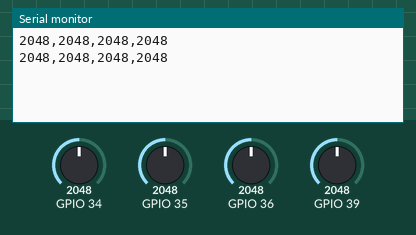
Simulated run of this sketch. Board: ESP32. On the bench: the last lines printed to the serial monitor. Inputs (shaded band) come from the test bench; at power-on: GPIO 34 = 2048, GPIO 35 = 2048, GPIO 36 = 2048, GPIO 39 = 2048.

Above: at 5.0 s.
5.1 s: GPIO 34 set to 1960
At 7.8 s:
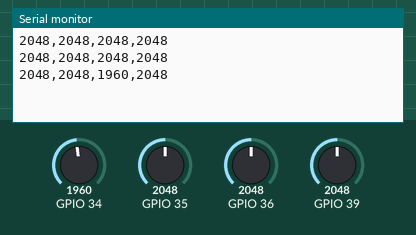
8.2 s: GPIO 35 set to 1960
At 9.4 s:
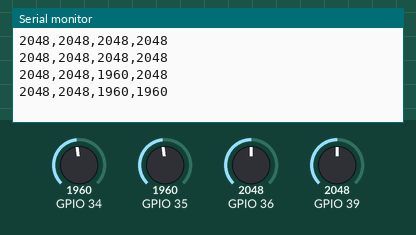
11.3 s: GPIO 36 set to 1960
At 13.9 s:
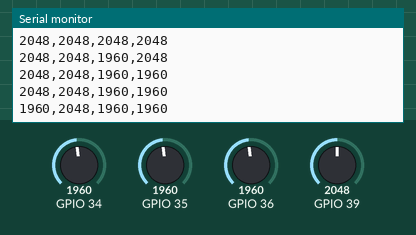
14.4 s: GPIO 39 set to 1960
At 15.5 s:
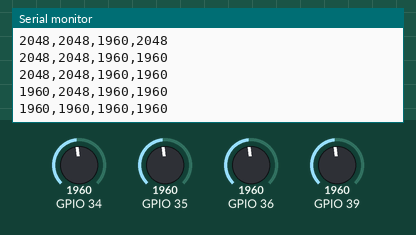
17.5 s: GPIO 34 set to 2040
At 20.0 s:
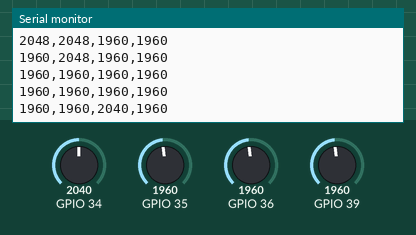
20.6 s: GPIO 35 set to 2040
At 21.6 s:
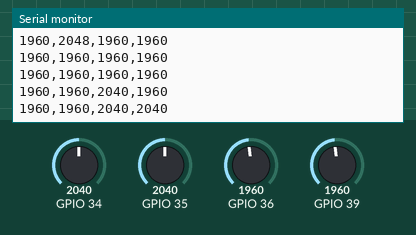
Timing chart, 0 to 23.6 s (numbered marks = the images above; inputs shaded):
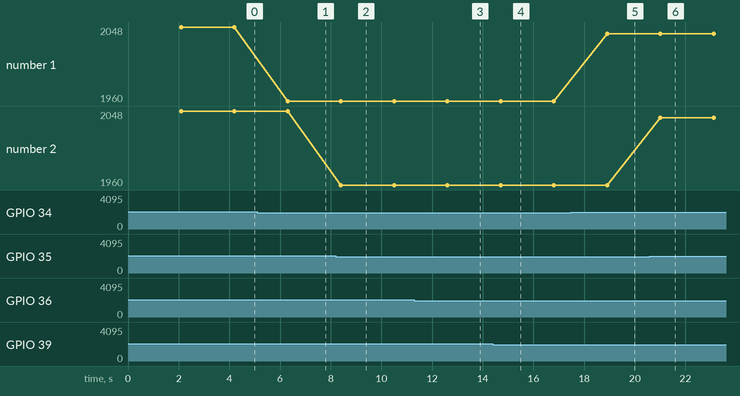

Measured:
- after the input at 5.1 s, the serial monitor: prints a new line after 1.2 s (image 1)
- after the input at 8.2 s, the serial monitor: prints a new line after 0.20 s (image 2)
- after the input at 11.3 s, the serial monitor: prints a new line after 1.3 s (image 3)
- after the input at 14.4 s, the serial monitor: prints a new line after 0.31 s (image 4)
- after the input at 17.5 s, the serial monitor: prints a new line after 1.4 s (image 5)
- after the input at 20.6 s, the serial monitor: prints a new line after 0.41 s (image 6)
- plotted number 1: 2048 → 1960 after the input at 5.1 s, 1960 → 2040 after the input at 17.5 s

The sketch:

Moisture_Experiment_calibration_esp2.ino
```cpp
/*
 *   DHT12
 *  esp32 implicit read on second i2c channel
 *  by Mischianti Renzo <http://www.mischianti.org>
 *
 *  https://www.mischianti.org/2019/01/01/dht12-library-en/
 *
 *
 * DHT12      ----- esp32
 * SDA        ----- 21
 * SCL        ----- 22
 *
 */

#include "Arduino.h"
#include "Wire.h"
//#include <DHT12.h>

// Instantiate Wire for generic use at 400kHz
TwoWire I2Cone = TwoWire(0);
// Instantiate Wire for generic use at 100kHz
TwoWire I2Ctwo = TwoWire(1);

// Set dht12 i2c comunication with second Wire using 21 22 as SDA SCL
//DHT12 dht12(&I2Ctwo);
//DHT12 dht12(&I2Ctwo, 21,22);
//DHT12 dht12(&I2Ctwo, 0x5C);
//DHT12 dht12(&I2Ctwo, 21,22,0x5C);

void setup()
{
  //I2Cone.begin(16,17,400000); // SDA pin 16, SCL pin 17, 400kHz frequency

  Serial.begin(112560);
  // Start sensor
 // dht12.begin();
}
int timeSinceLastRead = 0;

void loop()
{
  // Report every 2 seconds.
  if(timeSinceLastRead > 2000) {
        Serial.print(analogRead(36));
      Serial.print(",");
      Serial.print(analogRead(39));
      Serial.print(",");
      Serial.print(analogRead(34));
      Serial.print(",");
      Serial.println(analogRead(35));


    timeSinceLastRead = 0;

  }
  delay(100);
  timeSinceLastRead += 100;
}
```
